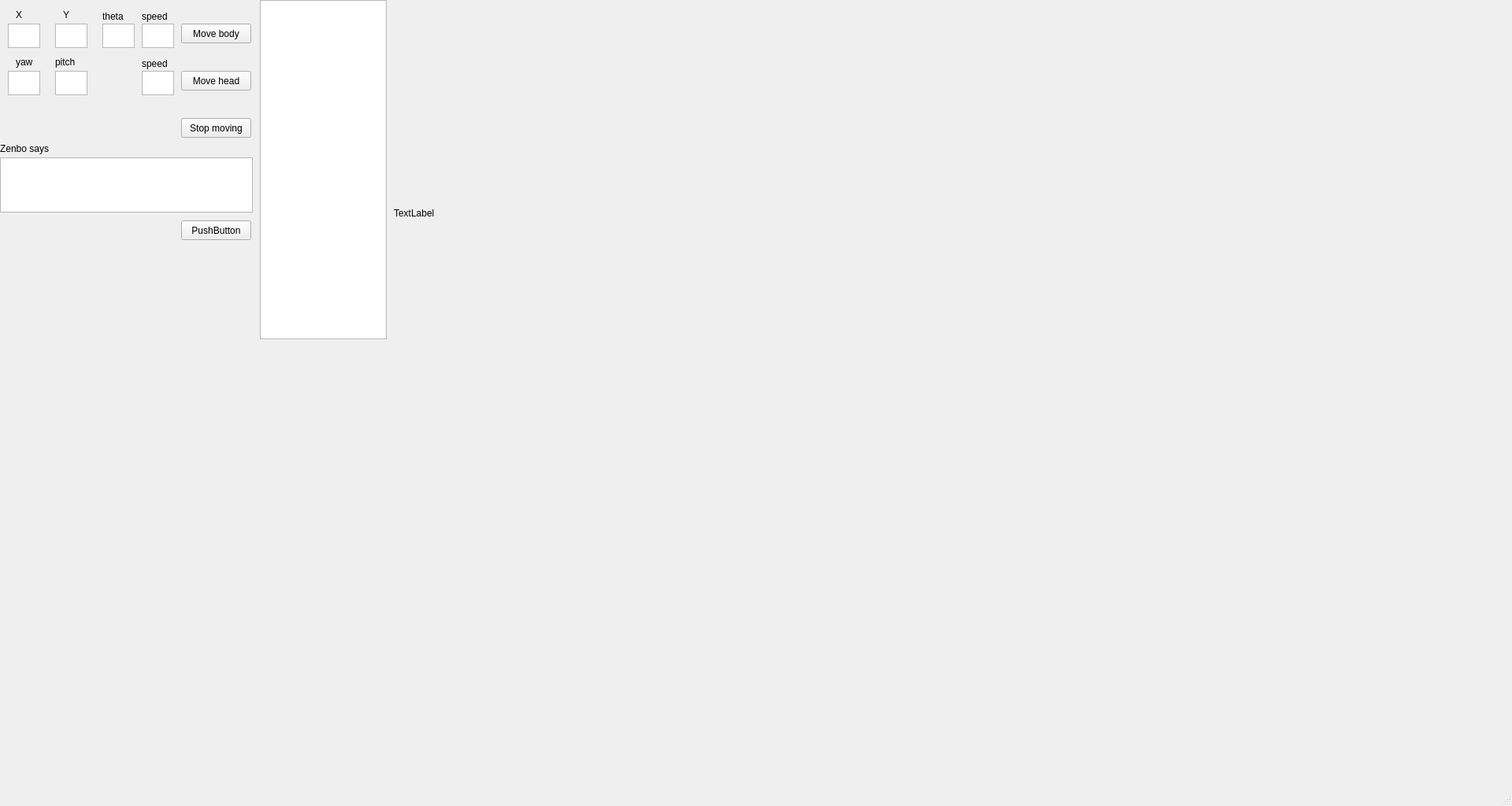
<?xml version="1.0" encoding="UTF-8"?>
<ui version="4.0">
 <class>MainWindow</class>
 <widget class="QMainWindow" name="MainWindow">
  <property name="geometry">
   <rect>
    <x>0</x>
    <y>0</y>
    <width>1920</width>
    <height>1024</height>
   </rect>
  </property>
  <property name="windowTitle">
   <string>MainWindow</string>
  </property>
  <widget class="QWidget" name="centralwidget">
   <widget class="QPlainTextEdit" name="plainTextEdit">
    <property name="geometry">
     <rect>
      <x>0</x>
      <y>200</y>
      <width>321</width>
      <height>70</height>
     </rect>
    </property>
   </widget>
   <widget class="QPushButton" name="pushButton">
    <property name="geometry">
     <rect>
      <x>230</x>
      <y>30</y>
      <width>89</width>
      <height>25</height>
     </rect>
    </property>
    <property name="text">
     <string>Move body</string>
    </property>
   </widget>
   <widget class="QPushButton" name="pushButton_2">
    <property name="geometry">
     <rect>
      <x>230</x>
      <y>90</y>
      <width>89</width>
      <height>25</height>
     </rect>
    </property>
    <property name="text">
     <string>Move head</string>
    </property>
   </widget>
   <widget class="QPushButton" name="pushButton_3">
    <property name="geometry">
     <rect>
      <x>230</x>
      <y>150</y>
      <width>89</width>
      <height>25</height>
     </rect>
    </property>
    <property name="text">
     <string>Stop moving</string>
    </property>
   </widget>
   <widget class="QPushButton" name="pushButton_4">
    <property name="geometry">
     <rect>
      <x>230</x>
      <y>280</y>
      <width>89</width>
      <height>25</height>
     </rect>
    </property>
    <property name="text">
     <string>PushButton</string>
    </property>
   </widget>
   <widget class="QLabel" name="label">
    <property name="geometry">
     <rect>
      <x>0</x>
      <y>180</y>
      <width>91</width>
      <height>17</height>
     </rect>
    </property>
    <property name="text">
     <string>Zenbo says</string>
    </property>
   </widget>
   <widget class="QPlainTextEdit" name="plainTextEdit_2">
    <property name="geometry">
     <rect>
      <x>70</x>
      <y>30</y>
      <width>41</width>
      <height>31</height>
     </rect>
    </property>
   </widget>
   <widget class="QLabel" name="label_2">
    <property name="geometry">
     <rect>
      <x>20</x>
      <y>10</y>
      <width>16</width>
      <height>17</height>
     </rect>
    </property>
    <property name="text">
     <string>X</string>
    </property>
   </widget>
   <widget class="QLabel" name="label_3">
    <property name="geometry">
     <rect>
      <x>80</x>
      <y>10</y>
      <width>21</width>
      <height>17</height>
     </rect>
    </property>
    <property name="text">
     <string>Y</string>
    </property>
   </widget>
   <widget class="QPlainTextEdit" name="plainTextEdit_3">
    <property name="geometry">
     <rect>
      <x>10</x>
      <y>30</y>
      <width>41</width>
      <height>31</height>
     </rect>
    </property>
   </widget>
   <widget class="QTextEdit" name="textEdit">
    <property name="geometry">
     <rect>
      <x>130</x>
      <y>30</y>
      <width>41</width>
      <height>31</height>
     </rect>
    </property>
   </widget>
   <widget class="QLabel" name="label_4">
    <property name="geometry">
     <rect>
      <x>130</x>
      <y>10</y>
      <width>41</width>
      <height>21</height>
     </rect>
    </property>
    <property name="text">
     <string>theta</string>
    </property>
   </widget>
   <widget class="QTextEdit" name="textEdit_2">
    <property name="geometry">
     <rect>
      <x>180</x>
      <y>30</y>
      <width>41</width>
      <height>31</height>
     </rect>
    </property>
   </widget>
   <widget class="QLabel" name="label_5">
    <property name="geometry">
     <rect>
      <x>180</x>
      <y>10</y>
      <width>41</width>
      <height>21</height>
     </rect>
    </property>
    <property name="text">
     <string>speed</string>
    </property>
   </widget>
   <widget class="QPlainTextEdit" name="plainTextEdit_4">
    <property name="geometry">
     <rect>
      <x>10</x>
      <y>90</y>
      <width>41</width>
      <height>31</height>
     </rect>
    </property>
   </widget>
   <widget class="QLabel" name="label_6">
    <property name="geometry">
     <rect>
      <x>20</x>
      <y>70</y>
      <width>31</width>
      <height>17</height>
     </rect>
    </property>
    <property name="text">
     <string>yaw</string>
    </property>
   </widget>
   <widget class="QPlainTextEdit" name="plainTextEdit_5">
    <property name="geometry">
     <rect>
      <x>70</x>
      <y>90</y>
      <width>41</width>
      <height>31</height>
     </rect>
    </property>
   </widget>
   <widget class="QLabel" name="label_7">
    <property name="geometry">
     <rect>
      <x>70</x>
      <y>70</y>
      <width>41</width>
      <height>17</height>
     </rect>
    </property>
    <property name="text">
     <string>pitch</string>
    </property>
   </widget>
   <widget class="QTextEdit" name="textEdit_3">
    <property name="geometry">
     <rect>
      <x>180</x>
      <y>90</y>
      <width>41</width>
      <height>31</height>
     </rect>
    </property>
   </widget>
   <widget class="QLabel" name="label_8">
    <property name="geometry">
     <rect>
      <x>180</x>
      <y>70</y>
      <width>41</width>
      <height>21</height>
     </rect>
    </property>
    <property name="text">
     <string>speed</string>
    </property>
   </widget>
   <widget class="QLabel" name="label_FacialExpressions">
    <property name="geometry">
     <rect>
      <x>500</x>
      <y>0</y>
      <width>701</width>
      <height>541</height>
     </rect>
    </property>
    <property name="text">
     <string>TextLabel</string>
    </property>
   </widget>
   <widget class="QListView" name="listView_FacialExpressions">
    <property name="geometry">
     <rect>
      <x>330</x>
      <y>0</y>
      <width>161</width>
      <height>431</height>
     </rect>
    </property>
   </widget>
  </widget>
  <widget class="QMenuBar" name="menubar">
   <property name="geometry">
    <rect>
     <x>0</x>
     <y>0</y>
     <width>1920</width>
     <height>22</height>
    </rect>
   </property>
  </widget>
  <widget class="QStatusBar" name="statusbar"/>
 </widget>
 <resources/>
 <connections/>
</ui>
